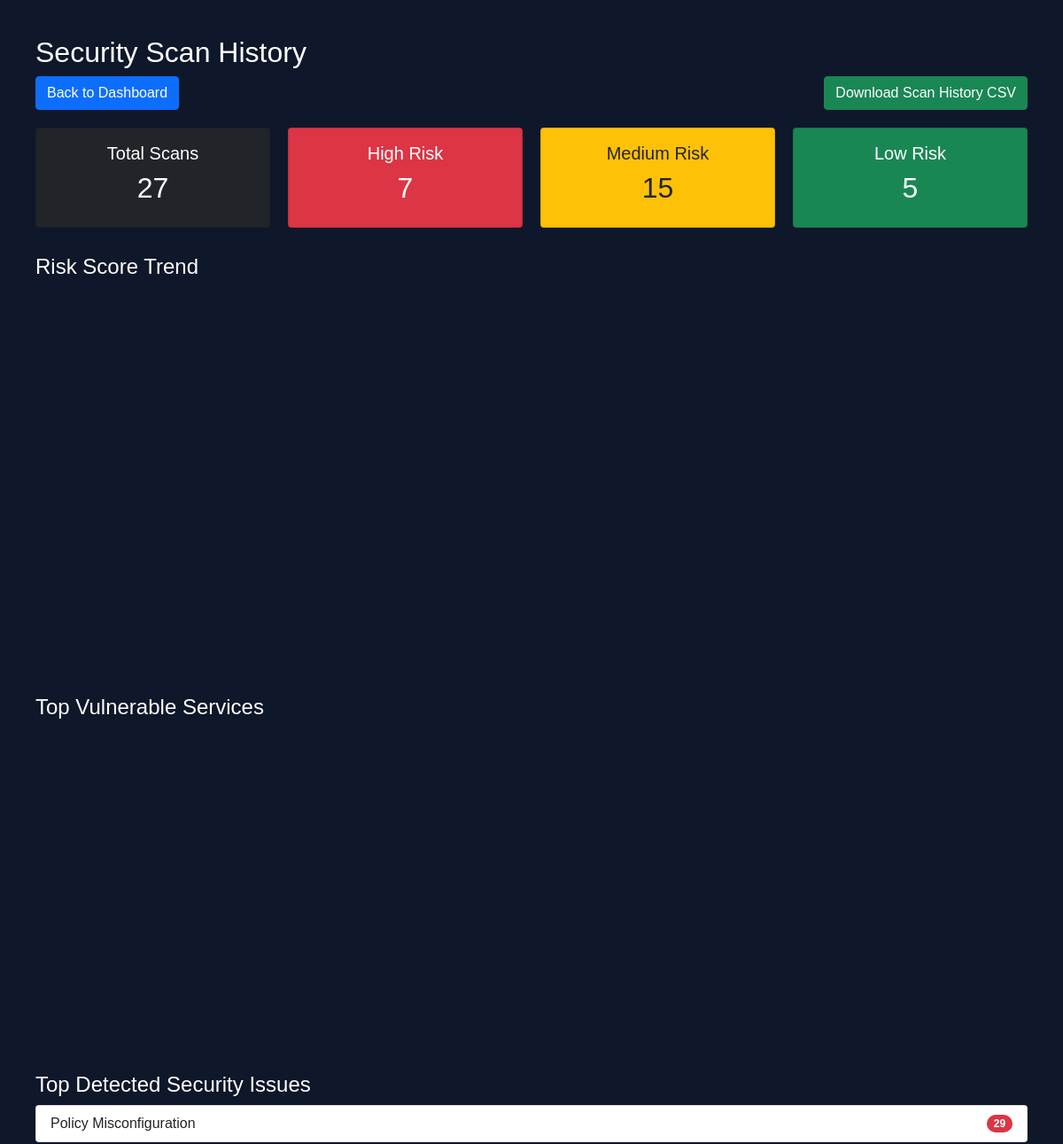
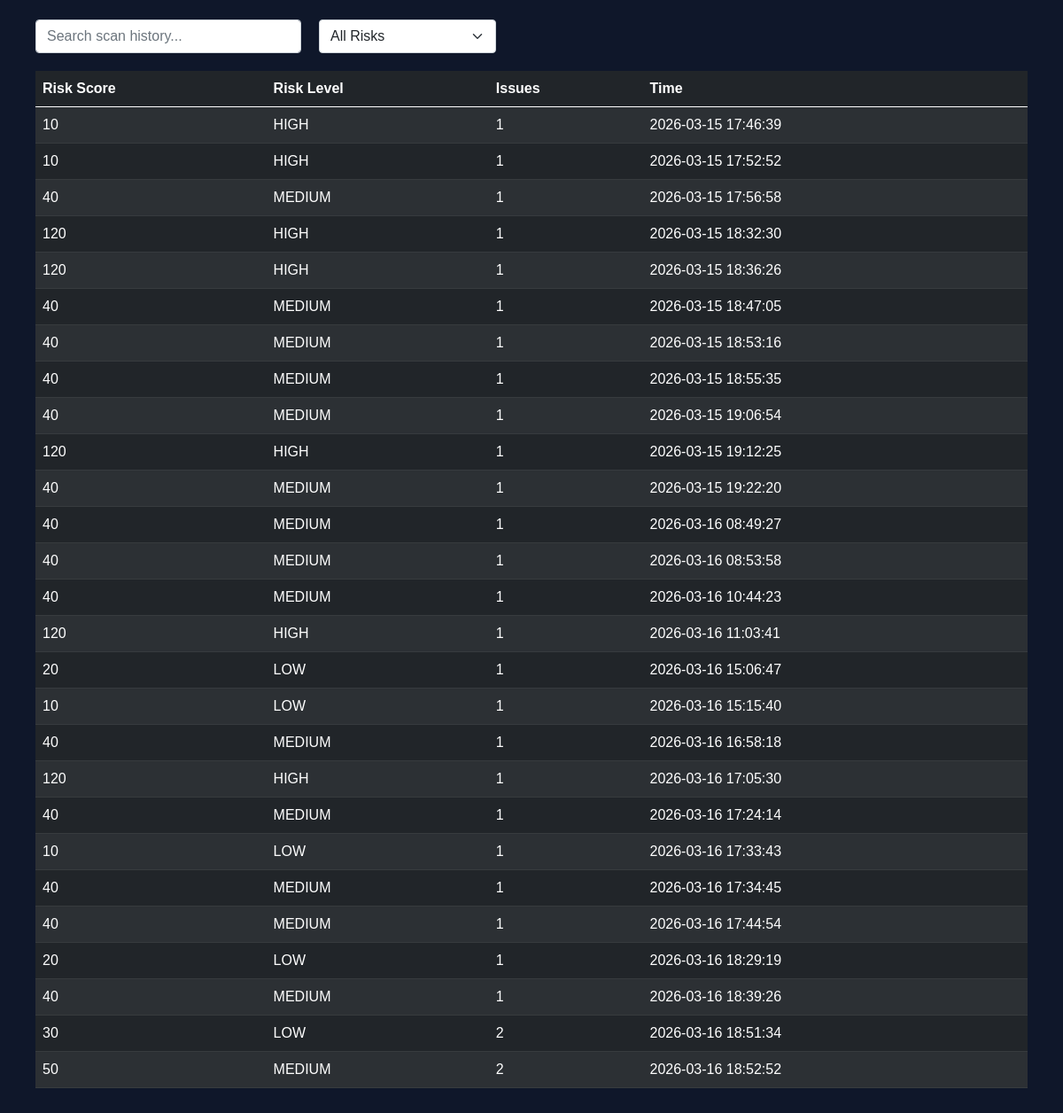
Page /history (signed in) on the earlier database version (2 pictures, top to bottom).
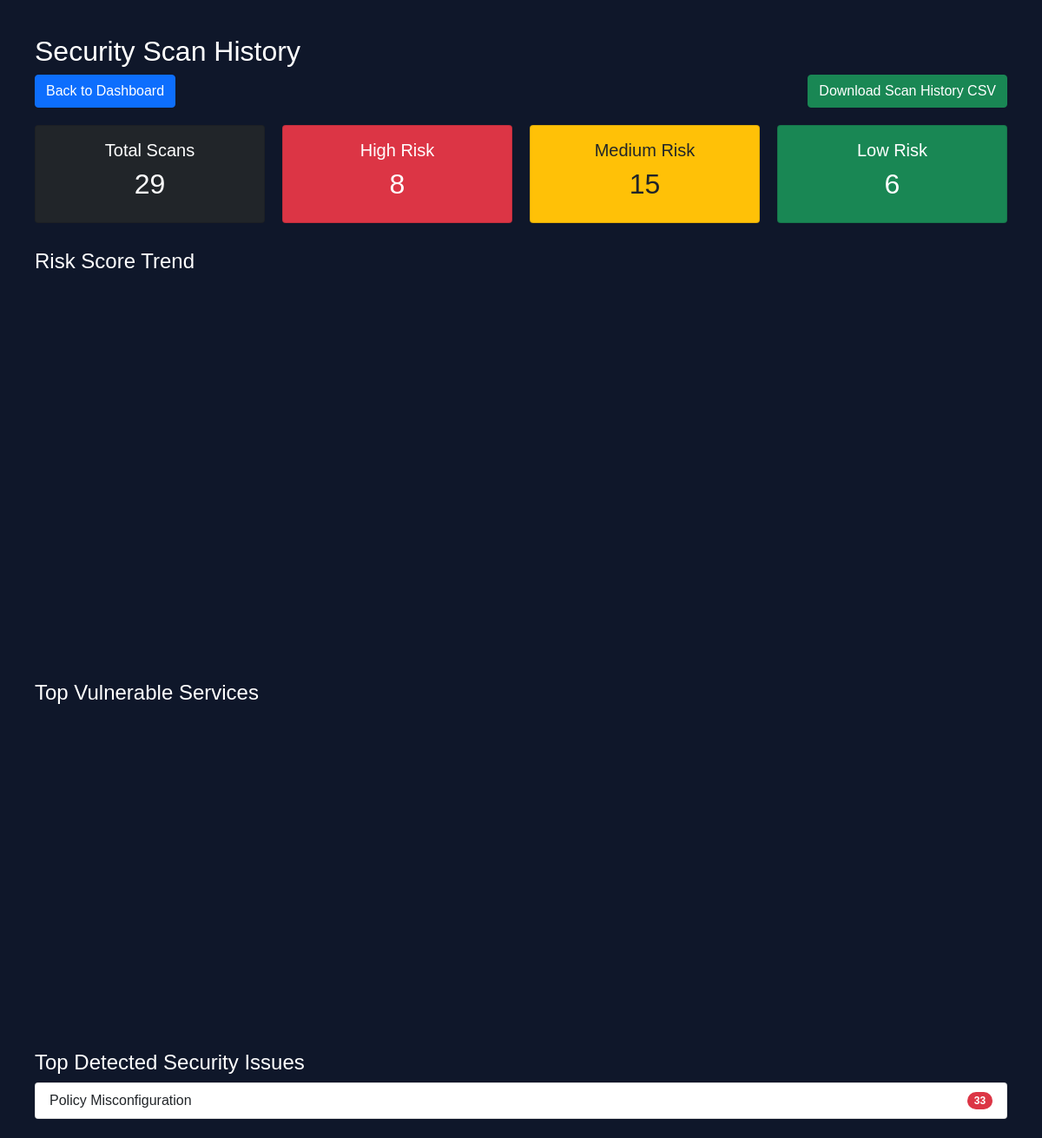
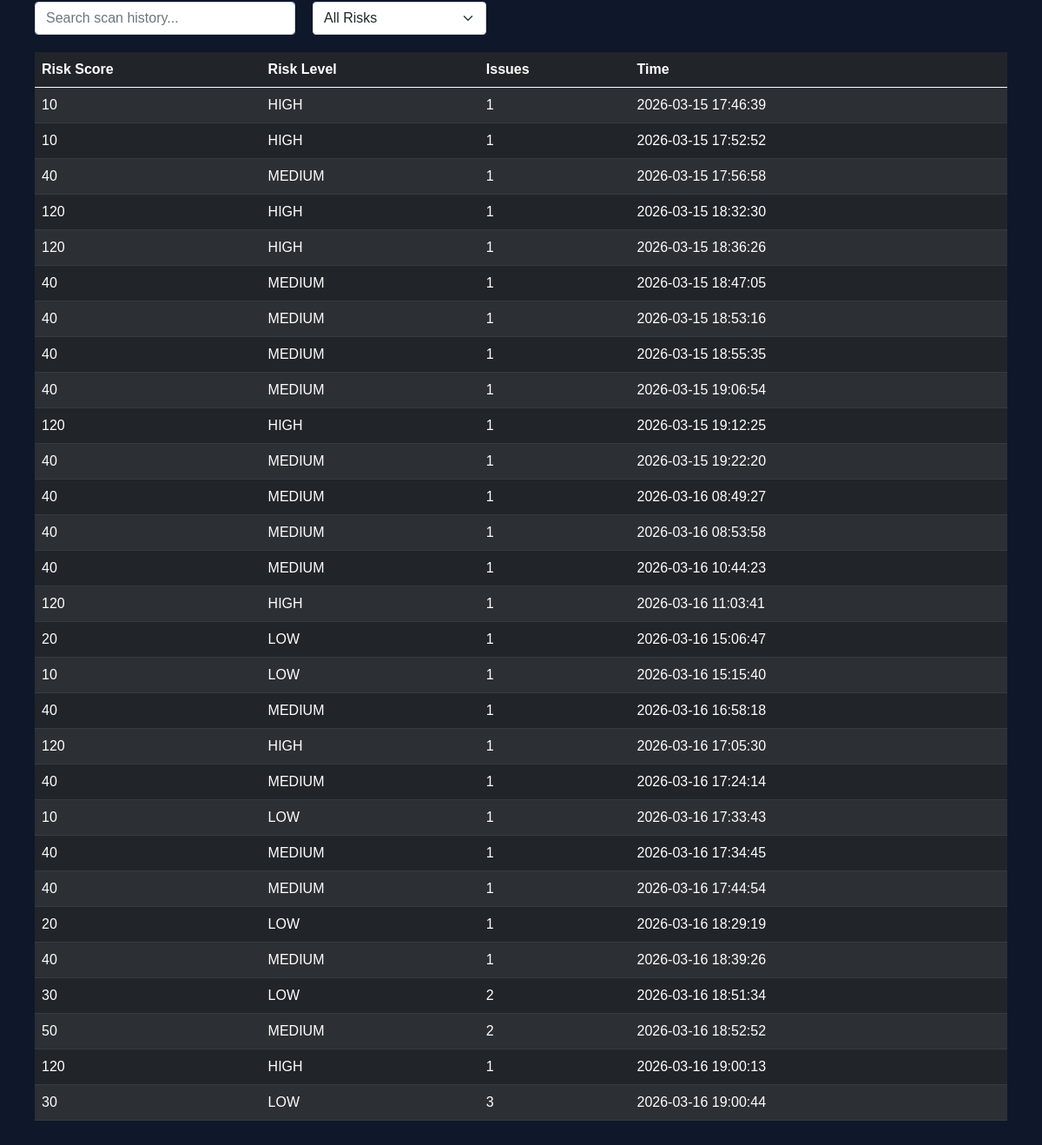
Same page on the later database version (2 pictures, top to bottom).
### tables this page shows
CREATE TABLE scans (
            id INTEGER PRIMARY KEY AUTOINCREMENT,
            username TEXT,
            risk_score INTEGER,
            risk_level TEXT,
            issues_count INTEGER,
            timestamp DATETIME DEFAULT CURRENT_TIMESTAMP
        );

### app.py (the view)
@app.route("/history")
def history():
    if "user_id" not in session:
        return redirect(url_for("auth.login"))
    username = session.get("username")
    scans = get_scan_history(username)
    vulnerability_counts = {}
    for scan in scans:
        issues_count = scan[2]
        if issues_count > 0:
            vulnerability_counts["Policy Misconfiguration"] = (
                vulnerability_counts.get("Policy Misconfiguration", 0) + issues_count
            )
    top_vulnerabilities = sorted(
        vulnerability_counts.items(),
        key=lambda x: x[1],
        reverse=True
    )
    services = ["IAM", "S3", "EC2", "Lambda"]
    service_risk_values = [6, 4, 3, 2]
    service_fig = go.Figure()
    service_fig.add_trace(go.Bar(
        x=services,
        y=service_risk_values,
        marker_color="orange"
    ))
    service_fig.update_layout(
        title="Top Vulnerable Services",
        xaxis_title="Cloud Service",
        yaxis_title="Risk Count",
        template="plotly_dark",
        height=350
    )
    service_chart = plot(
        service_fig,
        output_type="div",
        include_plotlyjs=False,
        config={"displaylogo": False, "displayModeBar": False}
    )
    total_scans = len(scans)
    high_risk = len([s for s in scans if s[1] == "HIGH"])
    medium_risk = len([s for s in scans if s[1] == "MEDIUM"])
    low_risk = len([s for s in scans if s[1] == "LOW"])
    scans = list(reversed(scans))
    risk_scores = [scan[0] for scan in scans]
    timestamps = [scan[3] for scan in scans]
    fig = go.Figure()
    fig.add_trace(go.Scatter(
    x=timestamps,
    y=risk_scores,
    mode='lines+markers',
    name='Risk Score'
    ))
    fig.update_layout(
        title = "Risk Score Trend",
        height=420,
        xaxis_title="Time",
        yaxis_title="Risk Score",
        template="plotly_dark",
        margin = dict(l=20,r=20,t=40,b=20),
        xaxis_tickangle=-45
    )
    chart = plot(
        fig,
        output_type="div",
        include_plotlyjs=False,
        config={"displaylogo": False,
                "displayModeBar": False}
    )
    return render_template(
        "history.html",
        scans=scans,
        chart=chart,
        service_chart=service_chart,
        total_scans=total_scans,
        high_risk=high_risk,
        medium_risk=medium_risk,
        low_risk=low_risk,
        top_vulnerabilities=top_vulnerabilities
    )

### database/db.py (called while the page is built)
def get_scan_history(username):
    conn = sqlite3.connect(DB_NAME)
    cursor = conn.cursor()
    cursor.execute(
        """
        SELECT risk_score, risk_level, issues_count, timestamp
        FROM scans
        WHERE username = ?
        ORDER BY timestamp DESC
    """,
        (username,),
    )
    rows = cursor.fetchall()
    conn.close()
    return rows

### templates/history.html (shortened to what this page needs)
<!DOCTYPE html>
<html>
<head>
    <link href="https://cdn.jsdelivr.net/npm/bootstrap@5.0.0-beta3/dist/css/bootstrap.min.css" rel="stylesheet">
</head>
<body>
    <h2>Security Scan History</h2>
    <div style="display:flex; justify-content:space-between; margin-bottom:20px;">
        <a href="/" class="btn btn-primary">
            Back to Dashboard
        </a>
        <a href="/export_csv" class="btn btn-success">
            Download Scan History CSV
        </a>
    </div>
    <div style="display:flex; gap:20px; margin-bottom:30px;">
        <div class="card bg-dark text-white p-3" style="flex:1; text-align:center;">
            <h5>Total Scans</h5>
            <h2>{{ total_scans }}</h2>
        </div>
        <div class="card bg-danger text-white p-3" style="flex:1; text-align:center;">
            <h5>High Risk</h5>
            <h2>{{ high_risk }}</h2>
        </div>
        <div class="card bg-warning text-dark p-3" style="flex:1; text-align:center;">
            <h5>Medium Risk</h5>
            <h2>{{ medium_risk }}</h2>
        </div>
        <div class="card bg-success text-white p-3" style="flex:1; text-align:center;">
            <h5>Low Risk</h5>
            <h2>{{ low_risk }}</h2>
        </div>
    </div>
    <h4 style="margin-top:30px;">Risk Score Trend</h4>
    <div style="margin-bottom:40px;">
        {{ chart | safe }}
    </div>
    <h4 style="margin-top:30px;">Top Vulnerable Services</h4>
    <div style="margin-bottom:40px;">
        {{ service_chart | safe }}
    </div>
    <h4 style="margin-top:30px;">Top Detected Security Issues</h4>
    <ul class="list-group mb-4">
        {% for vuln, count in top_vulnerabilities %}
        <li class="list-group-item d-flex justify-content-between align-items-center">
            {{ vuln }}
            <span class="badge bg-danger rounded-pill">{{ count }}</span>
        </li>
        {% endfor %}
    </ul>
    <div style="display:flex; gap:20px; margin-bottom:20px;">
        <input type="text" id="searchInput" onkeyup="searchTable()" placeholder="Search scan history..."
            class="form-control" style="max-width:300px;">
        <select id="riskFilter" class="form-select" style="width:200px;" onchange="filterTable()">
            <option value="ALL">All Risks</option>
        </select>
    </div>
    <table id="scanTable" class="table table-dark table-striped">
        <thead>
            <tr>
                <th>Risk Score</th>
                <th>Risk Level</th>
                <th>Issues</th>
                <th>Time</th>
            </tr>
        </thead>
        <tbody>
            {% for scan in scans %}
            <tr>
                <td>{{ scan[0] }}</td>
                <td>{{ scan[1] }}</td>
                <td>{{ scan[2] }}</td>
                <td>{{ scan[3] }}</td>
            </tr>
            {% endfor %}
        </tbody>
    </table>
</body>
</html>

### templates/history.html (style rules this page uses)
body { background: #0f172a; color: white; font-family: Arial; padding: 40px; }
table { background: #1e293b; }

Differences in the rows shown:
added scans: risk_score "120", risk_level "HIGH", issues_count "1", timestamp "2026-03-16 19:00:13"
added scans: risk_score "30", risk_level "LOW", issues_count "3", timestamp "2026-03-16 19:00:44"
Other differences:
{{ total_scans }}: "27" → "29"
{{ high_risk }}: "7" → "8"
{{ low_risk }}: "5" → "6"
new list line: "Policy Misconfiguration 33"
list line gone: "Policy Misconfiguration 29"
